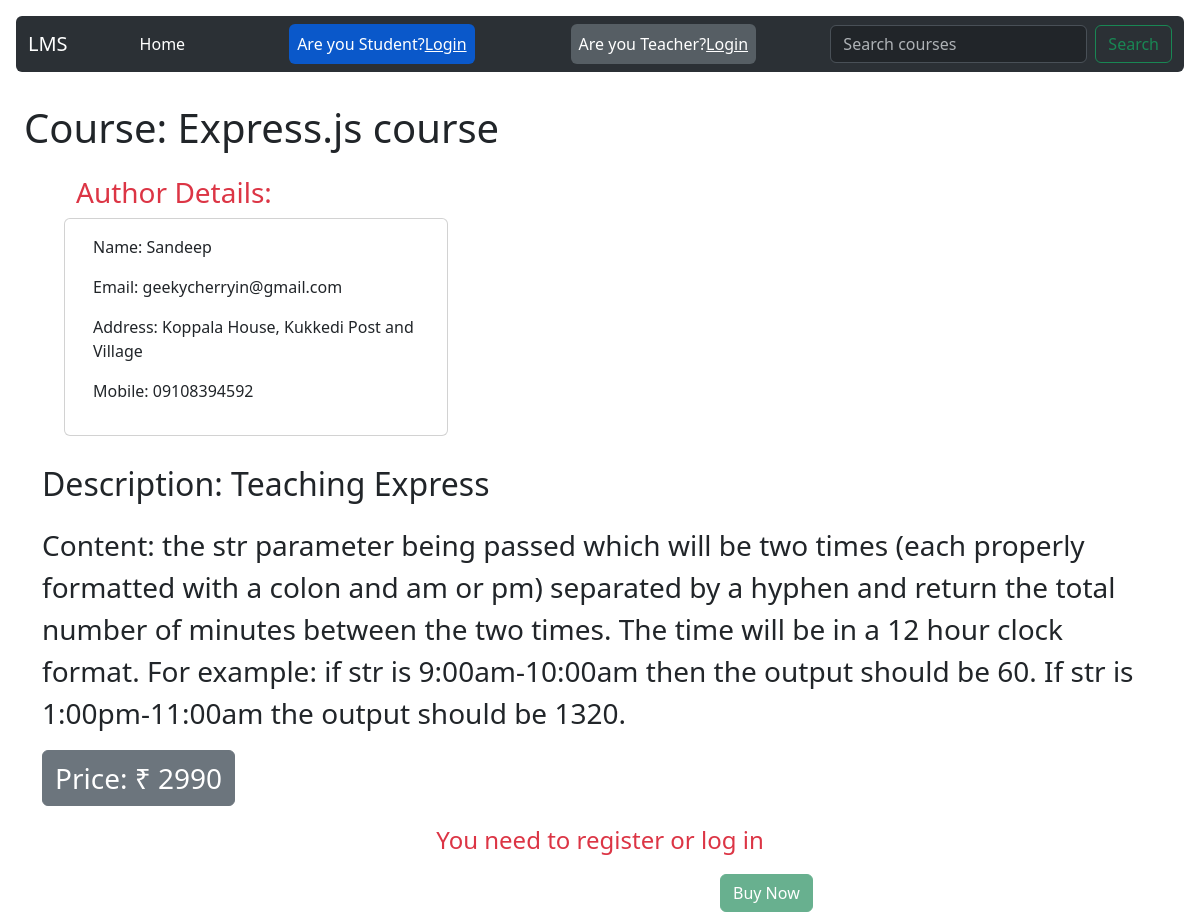
/course/15/, run on the app's committed database.
### base/models.py (models this page shows, shortened)
class Course(models.Model):
    courseName = models.CharField(max_length=200)
    teacher_id=models.ForeignKey(Teacher,on_delete=models.CASCADE)
    description=models.TextField()
    content=models.TextField()
    price=models.CharField(max_length=10)
    category=models.CharField(max_length=200)

class Teacher(models.Model):
    name = models.CharField(max_length=100)
    email = models.EmailField()
    password=models.CharField(max_length=50)
    phone = models.CharField(max_length=20, blank=True)
    address = models.TextField(blank=True)
    age=models.CharField(max_length=10)
    gender=models.CharField(max_length=20)
    def __str__(self):
        return self.name

### base/views.py (the view)
# urls.py: path('course/<str:pk>/',views.courses,name="course"),
def courses(request, pk):
    course = Course.objects.get(id=pk)
    teacher_name = course.teacher_id
    teacher = Teacher.objects.get(name=teacher_name)
    context1 = {'course': course}
    context2 = {'teacher': teacher}
    context = {**context1, **context2}
    return render(request, 'base/courses.html', context)

### base/templates/base/courses.html
{% extends 'main.html' %} {% block content %}
<h1 class="m-4" style="padding-top: 5rem">Course: {{course.courseName }}</h1>
<div class="row" style="margin-left: 4rem">
  <h3 class="text-danger">Author Details:</h3>
  <div class="card card-outline-danger" style="width: 24rem">
    <div class="card-body">
      <p class="text">Name: {{teacher.name}}</p>
      <p class="text">Email: {{teacher.email}}</p>
      <p class="text">Address: {{teacher.address}}</p>
      <p class="text">Mobile: {{teacher.phone}}</p>
    </div>
  </div>
</div>
<div class="container mt-4">
  <p class="fs-2">Description: {{course.description}}</p>
  <p class="fs-3">Content: {{course.content}}</p>
  <p class="fs-3 btn btn-secondary">Price: &#8377; {{course.price}}</p>
</div>
<p class="text-center text-danger fs-4">You need to register or log in</p>
<div style="margin-left: 45rem">
  <button class="btn btn-success" type="button" disabled>Buy Now</button>
</div>
{% endblock content %}

### data on the page
Course: courseName "Express.js course", description "Teaching Express", content "the str parameter being passed which will be two times (each properly formatted with a colon and am or pm) separated by a hyphen and return the total number of minutes between the two times. The time will be in a 12 hour clock format. For example: if str is 9:00am-10:00am then the output should be 60. If str is 1:00pm-11:00am the output should be 1320.", price "2990"
Teacher: name "Sandeep", email "geekycherryin@gmail.com", address "Koppala House, Kukkedi Post and Village", phone "09108394592"
